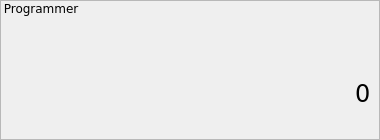
        <widget class="QFrame" name="display_3">
         <property name="sizePolicy">
          <sizepolicy hsizetype="Expanding" vsizetype="Expanding">
           <horstretch>0</horstretch>
           <verstretch>0</verstretch>
          </sizepolicy>
         </property>
         <property name="font">
          <font>
           <family>DejaVu Sans</family>
           <pointsize>12</pointsize>
          </font>
         </property>
         <property name="frameShape">
          <enum>QFrame::Shape::StyledPanel</enum>
         </property>
         <property name="frameShadow">
          <enum>QFrame::Shadow::Raised</enum>
         </property>
         <property name="lineWidth">
          <number>2</number>
         </property>
         <widget class="QWidget" name="verticalLayoutWidget_3">
          <property name="geometry">
           <rect>
            <x>0</x>
            <y>0</y>
            <width>371</width>
            <height>131</height>
           </rect>
          </property>
          <layout class="QVBoxLayout" name="displayLayout_3" stretch="4,6">
           <item alignment="Qt::AlignmentFlag::AlignRight|Qt::AlignmentFlag::AlignBottom">
            <widget class="QLabel" name="equationLabel_3">
             <property name="font">
              <font>
               <family>DejaVu Sans</family>
               <pointsize>11</pointsize>
              </font>
             </property>
             <property name="text">
              <string/>
             </property>
            </widget>
           </item>
           <item alignment="Qt::AlignmentFlag::AlignRight|Qt::AlignmentFlag::AlignVCenter">
            <widget class="QLabel" name="answerInputLabel_3">
             <property name="font">
              <font>
               <family>DejaVu Sans</family>
               <pointsize>18</pointsize>
              </font>
             </property>
             <property name="layoutDirection">
              <enum>Qt::LayoutDirection::LeftToRight</enum>
             </property>
             <property name="text">
              <string>0</string>
             </property>
            </widget>
           </item>
          </layout>
         </widget>
         <widget class="QLabel" name="modeDisplay_3">
          <property name="geometry">
           <rect>
            <x>0</x>
            <y>0</y>
            <width>81</width>
            <height>16</height>
           </rect>
          </property>
          <property name="font">
           <font>
            <family>DejaVu Sans</family>
            <pointsize>9</pointsize>
           </font>
          </property>
          <property name="text">
           <string> Programmer</string>
          </property>
         </widget>
        </widget>
